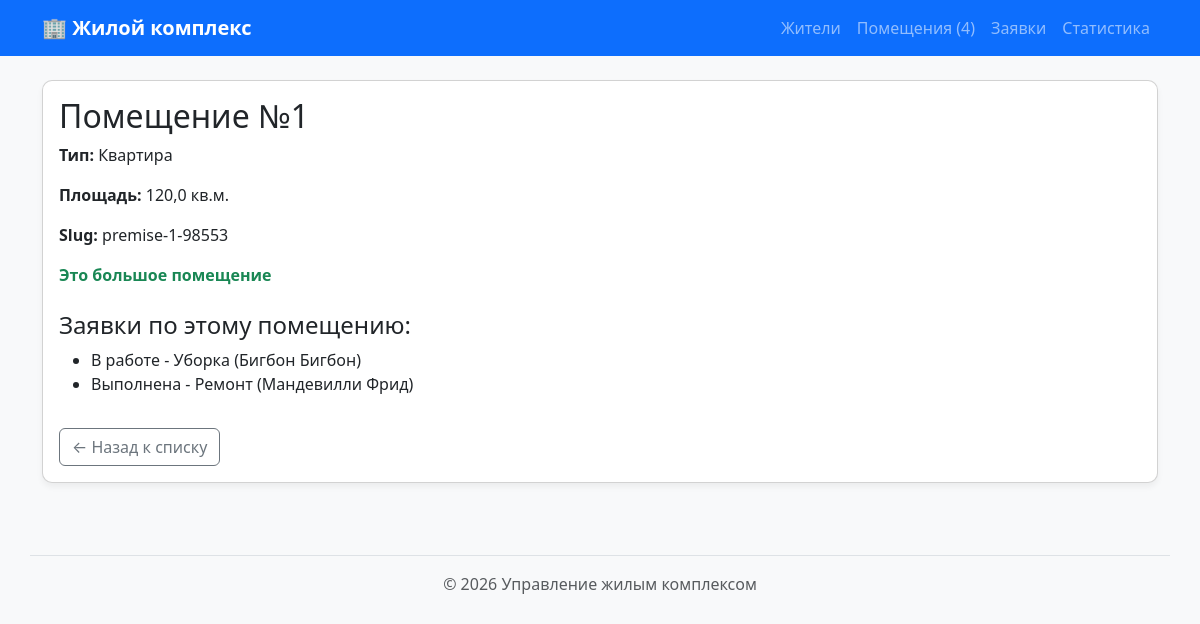
/premises/premise-1-98553/, run on the app's committed database.
### premises/models.py (models this page shows, shortened)
class Premise(models.Model):
    number = models.PositiveIntegerField(verbose_name="Номер помещения")
    premise_type = models.CharField(max_length=50, verbose_name="Тип")
    area = models.FloatField(verbose_name="Площадь")
    slug = models.SlugField(
        max_length=180,
        unique=True,
        blank=True,
        editable=False,
        verbose_name="URL-идентификатор"
    )
    is_large = models.GeneratedField(
        expression=Case(
            When(area__gte=100.0, then=Value(True)),
            default=Value(False),
            output_field=models.BooleanField(),
        ),
        output_field=models.BooleanField(),
        db_persist=True,
        verbose_name="Большое помещение (от 100 кв.м)"
    )
    class Meta:
        ordering = ["number"]
        verbose_name = "Помещение"
        verbose_name_plural = "Помещения"

### residents/models.py (models this page shows, shortened)
class Request(models.Model):
    class Status(models.TextChoices):
        NEW = "new", "Новая"
        IN_PROGRESS = "in_progress", "В работе"
        COMPLETED = "completed", "Выполнена"
    resident = models.ForeignKey(
        Resident,
        on_delete=models.CASCADE,
        related_name="requests",
        verbose_name="Житель"
    )
    premise = models.ForeignKey(
        Premise,
        on_delete=models.CASCADE,
        related_name="requests",
        verbose_name="Помещение"
    )
    request_type = models.CharField(max_length=100, verbose_name="Тип заявки")
    description = models.TextField(verbose_name="Описание", blank=True)
    status = models.CharField(
        max_length=20,
        choices=Status.choices,
        default=Status.NEW,
        verbose_name="Статус"
    )
    created_at = models.DateTimeField(
        auto_now_add=True,
        verbose_name="Дата создания"
    )
    class Meta:
        ordering = ["-created_at"]
        verbose_name = "Заявка"
        verbose_name_plural = "Заявки"

class Resident(models.Model):
    full_name = models.CharField(max_length=200, verbose_name="ФИО")
    apartment_number = models.PositiveIntegerField(verbose_name="Квартира")
    phone = models.CharField(
        max_length=20,
        verbose_name="Телефон",
        blank=True,
        null=True
    )
    status = models.CharField(max_length=50, verbose_name="Статус")
    class Meta:
        ordering = ["full_name"]
        verbose_name = "Житель"
        verbose_name_plural = "Жители"

### premises/views.py (the view)
# urls.py: path("<slug:slug>/", views.premise_detail, name="detail"),
def premise_detail(request, slug):
    premise = get_object_or_404(Premise, slug=slug)
    return render(request, "premises/premise_detail.html", {"premise": premise})

### premises/context_processors.py (called while the page is built)
def premise_context(request):
    return {
        "site_name": "Жилой комплекс",
        "premises_count": Premise.objects.count(),
    }

### premises/templates/premises/premise_detail.html (shortened to what this page needs)
{% extends "base.html" %}
{% block content %}
<div class="card">
    <div class="card-body">
        <h2 class="card-title">Помещение №{{ premise.number }}</h2>
        <p class="card-text"><strong>Тип:</strong> {{ premise.premise_type }}</p>
        <p class="card-text"><strong>Площадь:</strong> {{ premise.area }} кв.м.</p>
        <p class="card-text"><strong>Slug:</strong> {{ premise.slug }}</p>
        {% if premise.is_large %}
            <p class="text-success"><strong>Это большое помещение</strong></p>
        {% endif %}
        <h4 class="mt-4">Заявки по этому помещению:</h4>
        <ul>
            {% for req in premise.requests.all %}
                <li>{{ req.get_status_display }} - {{ req.request_type }} ({{ req.resident.full_name }})</li>
            {% empty %}
                <li>Заявок нет.</li>
            {% endfor %}
        </ul>
        <a href="{% url 'premises:list' %}" class="btn btn-outline-secondary mt-3">← Назад к списку</a>
    </div>
</div>
{% endblock %}

### homepage/static/homepage/css/style.css (style rules this page uses)
body { background-color: #f8f9fa; }
.card { border-radius: 10px; box-shadow: 0 4px 6px rgba(0,0,0,0.05); }

### data on the page
Premise: number "1", premise_type "Квартира", area "120,0", slug "premise-1-98553"
Request: status "В работе", request_type "Уборка", resident.full_name "Бигбон Бигбон"
Request: status "Выполнена", request_type "Ремонт", resident.full_name "Мандевилли Фрид"

### other printed values
{{ site_name }} "Жилой комплекс"
{{ premises_count }} "4"
